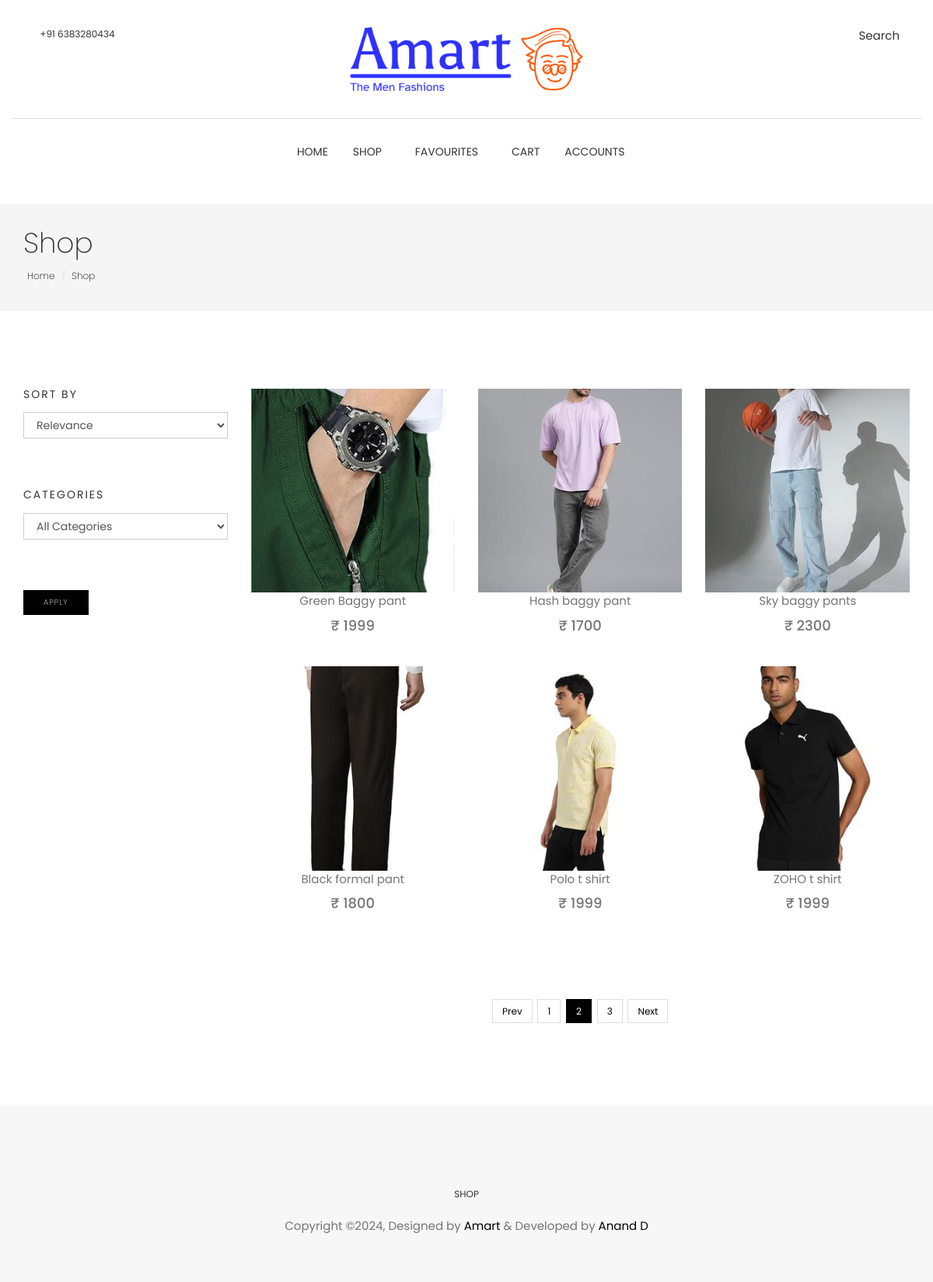
Screenshot of /shop/?page=2 with the database file from the repository.
### product/models.py (models this page shows, shortened)
class Product(SoftDeleteModel):
    name = models.CharField(max_length=100)
    description = models.TextField(max_length=511, null=True, blank=True)
    main_category = models.ForeignKey(
        Category, on_delete=models.CASCADE, related_name="main_category_products"
    )
    subcategories = models.ManyToManyField(
        Category, related_name="subcategory_products", blank=True
    )
    mrp = models.PositiveIntegerField(
        validators=[MinValueValidator(1)], null=True, blank=True
    )
    is_available = models.BooleanField(default=True)
    slug = models.SlugField(unique=True, max_length=100)
    created_at = models.DateTimeField(auto_now_add=True)
    last_modified_at = models.DateTimeField(auto_now=True)
    approved = models.BooleanField(default=True)
    approved_objects = ApprovedProductManager()

class ProductImage(models.Model):
    product = models.ForeignKey(
        Product, related_name="product_images", on_delete=models.CASCADE
    )
    image = models.ImageField(upload_to="images/product_images")
    priority = models.PositiveIntegerField(null=True, blank=True)

### home/views.py (the view, shortened to what this page needs)
# urls.py: path('shop/', views.shop, name='shop'),
def shop(request):
    title = "Shop"
    sort_by = request.session.get("sort_by", "Relevance")
    selected_category = request.session.get("selected_category", "All Categories")
    if "search" in request.GET:
        search_term = request.GET.get("search")
        products = (
            Product.approved_objects.filter(
                Q(name__icontains=search_term)
            )
        )
    else:
        products = (
            Product.approved_objects.all()
        )
    for product in products:
        product.primary_image = product.product_images.filter(priority=1).first()
        product.shop_price = product.inventory_sizes.aggregate(Min('price'))['price__min'] or 0
        if FavouriteItem.objects.filter(
            customer__id=request.user.id, product=product
        ).exists():
            product.is_favourite = True
        else:
            product.is_favourite = False
    paginator = Paginator(products, 6)
    page = request.GET.get("page")
    paged_products = paginator.get_page(page)
    categories = Category.objects.all()
    context = {
        "products": paged_products,
        "categories": categories,
        "title": title,
        "sort_by": sort_by,
        "selected_category": selected_category,
    }
    return render(request, "home/shop.html", context)

### ecom/models.py (called while the page is built)
    def get_queryset(self):
        return super().get_queryset().filter(is_deleted=False)

    def get_queryset(self):
        return super().get_queryset().filter(is_available=True)

### templates/home/shop.html (shortened to what this page needs)
{% extends "home/base.html" %}
{% block content %}
    {% include "home/includes/navigation.html" %}
    <section class="page-header">
        <div class="container">
            <div class="row">
                <div class="col-md-12">
                    <div class="content">
                        <h1 class="page-name">Shop</h1>
                        <ol class="breadcrumb">
                            <li><a href="{% url "home" %}">Home</a></li>
                            <li class="active"><a href="{% url "shop" %}">Shop</a></li>
                        </ol>
                    </div>
                </div>
            </div>
        </div>
    </section>
    <section class="products section">
        <div class="container">
            <div class="row">
                <div class="col-md-3">
                    <form method="POST">
                        <div class="widget">
                            <h4 class="widget-title">Sort By</h4>
                            <select name="sort_by" class="form-control">
                                <option>Relevance</option>
                            </select>
                        </div>
                        <div class="widget">
                            <h4 class="widget-title">Categories</h4>
                            <select name="selected_category" class="form-control">
                                <option>All Categories</option>
                            </select>
                        </div>
                        <button type="submit" class="btn btn-main btn-small">Apply</button>
                    </form>
                </div>
                <div class="col-md-9">
                    <div class="row display-flex">
                        {% for product in products %}
                            <div class="col-xl-3 col-lg-4 col-md-6 col-sm-12">
                                {% include "home/includes/product.html" %}
                            </div>
                        {% endfor %}
                    </div>
                    {% if products.has_other_pages %}
                        <div class="text-center">
                            <ul class="pagination post-pagination">
                                {% if products.has_previous %}
                                    <li><a href="?page={{ products.previous_page_number }}">Prev</a></li>
                                {% endif %}
                                {% for page_number in products.paginator.page_range %}
                                    {% if page_number >= products.number|add:"-1" and page_number <= products.number|add:"1" %}
                                        {% if products.number == page_number %}
                                            <li class="active"><a href="#">{{ page_number }}</a></li>
                                        {% else %}
                                            <li><a href="?page={{ page_number }}">{{ page_number }}</a></li>
                                        {% endif %}
                                    {% elif page_number == products.number|add:"-3" or page_number == products.number|add:"3" %}
                                        <li><span>...</span></li>
                                    {% endif %}
                                {% endfor %}
                                {% if products.has_next %}
                                    <li><a href="?page={{ products.next_page_number }}">Next</a></li>
                                {% endif %}
                            </ul>
                        </div>
                    {% endif %}
                </div>
            </div>
        </div>
    </section>
    {% include "home/includes/footer.html" %}
{% endblock content %}

### templates/home/includes/product.html (shortened to what this page needs)
{% load static %}
<div class="product-item">
    <div id="product-thumb" class="product-thumb">
		<img id="product-image-id" class="img-responsive" src="{{ product.primary_image.image.url }}" alt="product-img" />
    </div>
    <div class="product-content">
        <a href="{% url "product_page" product.slug %}" target="_blank">
            <p class="truncate">{{ product.name }}</p>
            <p class="price"><strong class="h4">&#8377; {{ product.shop_price }} </strong>
			</p>
        </a>
    </div>
</div>

### static/css/style.css (style rules this page uses)
body { line-height: 1.5; font-family: "Poppins", sans-serif; -webkit-font-smoothing: antialiased; }
p { font-family: "Poppins", sans-serif; color: #757575; font-size: 15px; }
h1, h2, h3, h4, h5, h6 { font-family: "Poppins", sans-serif; }
h1, h2, h3, h4, h5, h6 { font-weight: 400; }
ol, ul { margin: 0; padding: 0; list-style: none; }
a, a:focus, a:hover { text-decoration: none; outline: 0; color: #000; }
.form-control { box-shadow: none; border-radius: 0; }
.btn-main, .btn-small, .btn-transparent, .btn-solid-border { background: #000; color: #fff; display: inline-block; font-size: 11px; letter-spacing: 1px; padding: 14px 35px; text-transform: uppercase; font-weight: 200; border-radius: 0; }
.btn-small { padding: 8px 25px; font-size: 10px; }
.section { padding: 80px 0; }
.page-header { background: #f5f5f5; margin-top: 20px; border-bottom: none; padding: 30px 0; }
.page-header h1 { font-weight: 200; margin: 0 0 6px 0; }
.page-header .breadcrumb { background: transparent; padding: 5px; margin: 0; }
.page-header .breadcrumb li { font-weight: 200; font-size: 12px; }
.page-header .breadcrumb li a { color: #000; }
.product-item { margin-bottom: 30px; }
.product-item .product-thumb { position: relative; }
.product-item .product-thumb img { width: 100%; height: auto; }
.product-item .product-thumb:before { transition: 0.3s all; opacity: 0; background: rgba(0, 0, 0, 0.6); content: ""; position: absolute; top: 0; right: 0; left: 0; bottom: 0; }
.product-item .product-content { text-align: center; }
.post-pagination { margin-top: 70px; }
.post-pagination > li { margin: 0 2px; display: inline-block; font-size: 12px; }
.post-pagination > li > a { color: #000; }
.post-pagination > li.active > a { background: #000; border: 1px solid #000; }
.post-pagination > li:first-child > a, .post-pagination > li:last-child > a { border-radius: 0; }
.widget { margin-bottom: 30px; padding-bottom: 35px; }
.widget .widget-title { margin: 0; padding-bottom: 15px; font-size: 14px; font-weight: 400; text-transform: uppercase; letter-spacing: 2px; }

### templates/home/shop.html (style rules this page uses)
.row.display-flex { display: flex; flex-wrap: wrap; }
.row.display-flex > [class*='col-'] { display: flex; flex-direction: column; }

### templates/home/includes/product.html (style rules this page uses)
.truncate { white-space: nowrap; overflow: hidden; text-overflow: ellipsis; }

### rows the page displays
Product: primary_image.image (picture), name "Green Baggy pant", shop_price "1999"
Product: primary_image.image (picture), name "Hash baggy pant", shop_price "1700"
Product: primary_image.image (picture), name "Sky baggy pants", shop_price "2300"
Product: primary_image.image (picture), name "Black formal pant", shop_price "1800"
Product: primary_image.image (picture), name "Polo t shirt", shop_price "1999"
Product: primary_image.image (picture), name "ZOHO t shirt", shop_price "1999"

### other values shown
{{ page_number }} "1" "3"
{{ page_number }} "2"
